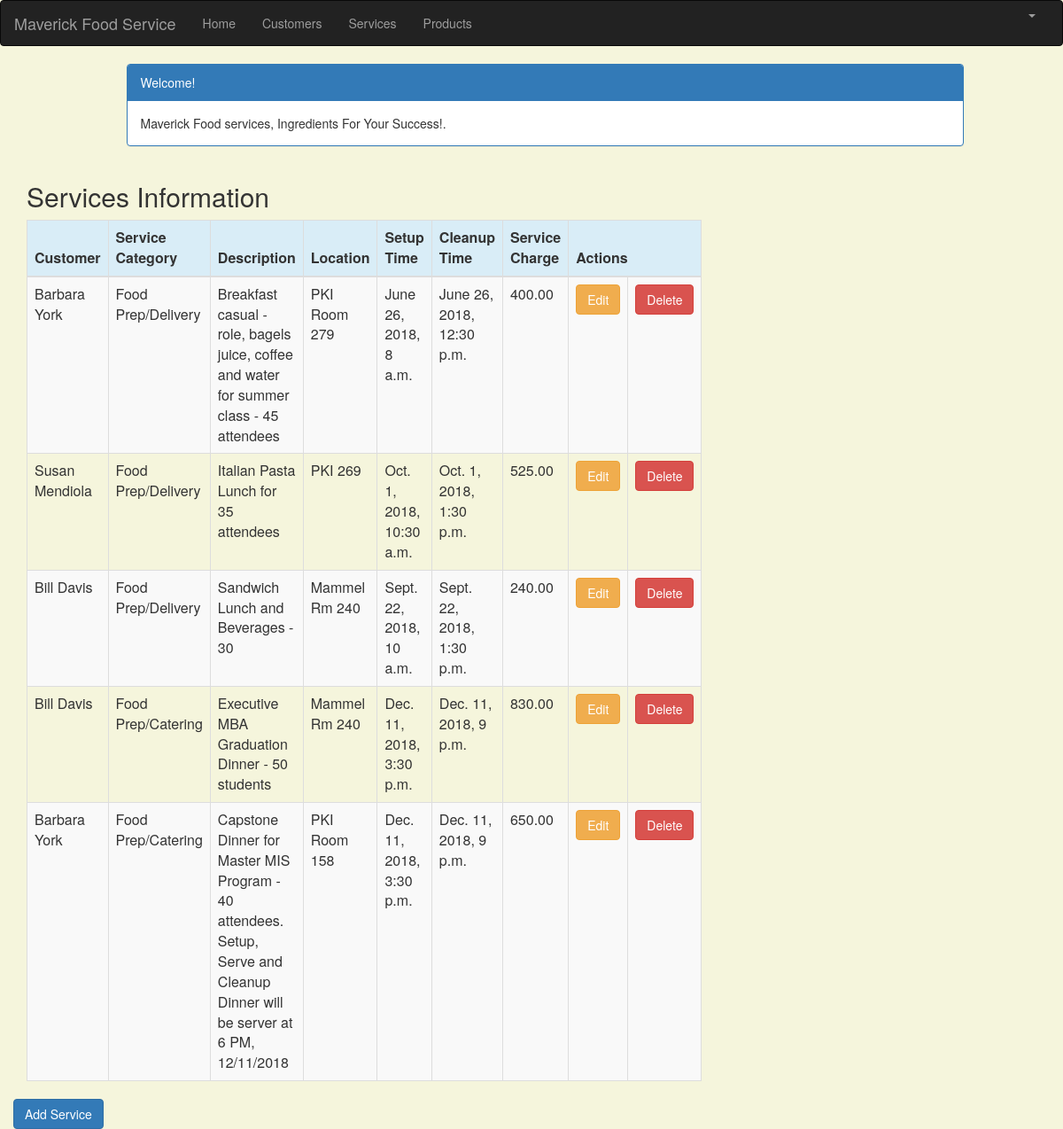
Screenshot of /service_list (signed in) with the database file from the repository.
### crm/models.py (models this page shows, shortened)
class Service(models.Model):
    cust_name = models.ForeignKey(Customer, on_delete=models.CASCADE, related_name='services')
    service_category = models.CharField(max_length=100)
    description = models.TextField()
    location = models.CharField(max_length=200)
    setup_time = models.DateTimeField(
        default=timezone.now)
    cleanup_time = models.DateTimeField(
        default=timezone.now)
    service_charge = models.DecimalField(max_digits=10, decimal_places=2)
    created_date = models.DateTimeField(
        default=timezone.now)
    updated_date = models.DateTimeField(auto_now_add=True)

class Customer(models.Model):
    cust_name = models.CharField(max_length=50)
    organization = models.CharField(max_length=100, blank=True)
    role = models.CharField(max_length=100)
    email = models.EmailField(max_length=100)
    bldgroom = models.CharField(max_length=100)
    address = models.CharField(max_length=200)
    account_number = models.IntegerField(blank=False, null=False)
    city = models.CharField(max_length=50)
    state = models.CharField(max_length=50)
    zipcode = models.CharField(max_length=10)
    phone_number = models.CharField(max_length=50)
    created_date = models.DateTimeField(
        default=timezone.now)
    updated_date = models.DateTimeField(auto_now_add=True)
    def __str__(self):
        return str(self.cust_name)

### crm/views.py (the view)
# urls.py: path('service_list', views.service_list, name='service_list'),
@login_required
def service_list(request):
   services = Service.objects.filter(created_date__lte=timezone.now())
   return render(request, 'crm/service_list.html', {'services': services})

### crm/templates/crm/service_list.html (shortened to what this page needs)
{% extends 'crm/base.html' %}
{% block content %}
    <html>
    <head>
        <link rel="stylesheet" href="https://maxcdn.bootstrapcdn.com/bootstrap/3.3.4/css/bootstrap.min.css">
    </head>
    <body>
    <div class="container">
        <div class="row">
            <div class="col-md-10 col-md-offset-1">
                <div class="panel panel-primary">
                    <div class="panel-heading">Welcome!</div>
                    <div class="panel-body">
                        Maverick Food services, Ingredients For Your Success!.
                    </div>
                </div>
            </div>
        </div>
    </div>
    <div class="row">
        <h2 style="padding-left: 15Px">Services Information</h2>
    </div>
    <div>
        <table class="table table-striped table-bordered table-hover">
            <thead>
            <tr class="bg-info">
                <th>Customer</th>
                <th>Service Category</th>
                <th>Description</th>
                <th>Location</th>
                <th>Setup Time</th>
                <th>Cleanup Time</th>
                <th>Service Charge</th>
                <th colspan="3">Actions</th>
            </tr>
            </thead>
            <tbody>
            {% for service in services %}
                <tr>
                    <td>{{ service.cust_name }}</td>
                    <td>{{ service.service_category }}</td>
                     <td>{{ service.description }}</td>
                    <td>{{ service.location }}</td>
                    <td>{{ service.setup_time }}</td>
                    <td>{{ service.cleanup_time }}</td>
                    <td>{{ service.service_charge }}</td>
                    <td><a href="{% url 'crm:service_edit' pk=service.pk %}"
                           class="btn btn-warning">Edit</a>
                    </td>
                    <td><a href="{% url 'crm:service_delete' pk=service.pk %}"
                           onclick="return confirm('Are you sure you want to delete?')"
                           class="btn btn-danger">Delete</a>
                    </td>
                </tr>
            {% endfor %}
            </tbody>
        </table>
     <div class="row">
         <a href="{% url 'crm:service_new' %}" class="row"><span
                    class="btn btn-primary">Add Service</span></a>
     </div>
    </div>
    </body>
    </html>
{% endblock %}

### crm/templates/crm/base.html (shortened to what this page needs)
{% load staticfiles %}
<html lang="en">
<head>
    <link rel="stylesheet" href="https://maxcdn.bootstrapcdn.com/bootstrap/3.3.7/css/bootstrap.min.css">
</head>
<body id="app-layout">
<nav class="navbar navbar-inverse">
    <div class="container-fluid">
        <div class="navbar-header">
            <a class="navbar-brand" href="/">
                Maverick Food Service
            </a>
        </div>
        <div class="collapse navbar-collapse" id="myNavbar">
            <ul class="nav navbar-nav">
                <li><a href="{% url 'crm:home' %}">Home</a></li>
                <li><a href="{% url 'crm:customer_list' %}">Customers</a></li>
               <li><a href="{% url 'crm:service_list' %}">Services</a></li>
                <li><a href="{% url 'crm:product_list' %}">Products</a></li>
            </ul>
            <ul class="nav navbar-nav navbar-right">
                {% if user.is_authenticated %}
                    <li class="dropdown">
                        <a href="#" class="dropdown-toggle" data-toggle="dropdown" role="button" aria-expanded="false">
                            <span class="caret"></span>
                        </a>
                    </li>
                {% else %}
                    <li><a href="{% url 'login' %}"><span class="glyphicon glyphicon-log-in"></span> Login</a></li>
                {% endif %}
            </ul>
        </div>
    </div>
</nav>
<div class="content container">
    <div class="row">
        <div class="col-md-8">
            {% block content %}{% endblock %}
        </div>
    </div>
</body>
</html>

### crm/templates/crm/base.html (style rules this page uses)
.navbar { margin-bottom: 0; border-radius: 0; }

### crm/templates/crm/service_list.html (style rules this page uses)
body { background-color: beige; }

### rows the page displays
Service: cust_name "Barbara York", service_category "Food Prep/Delivery", description "Breakfast casual - role, bagels juice, coffee and water for summer class - 45 attendees", location "PKI Room 279", setup_time "June 26, 2018, 8 a.m.", cleanup_time "June 26, 2018, 12:30 p.m.", service_charge "400.00"
Service: cust_name "Susan Mendiola", service_category "Food Prep/Delivery", description "Italian Pasta Lunch for 35 attendees", location "PKI 269", setup_time "Oct. 1, 2018, 10:30 a.m.", cleanup_time "Oct. 1, 2018, 1:30 p.m.", service_charge "525.00"
Service: cust_name "Bill Davis", service_category "Food Prep/Delivery", description "Sandwich Lunch and Beverages - 30", location "Mammel Rm 240", setup_time "Sept. 22, 2018, 10 a.m.", cleanup_time "Sept. 22, 2018, 1:30 p.m.", service_charge "240.00"
Service: cust_name "Bill Davis", service_category "Food Prep/Catering", description "Executive MBA Graduation Dinner - 50 students", location "Mammel Rm 240", setup_time "Dec. 11, 2018, 3:30 p.m.", cleanup_time "Dec. 11, 2018, 9 p.m.", service_charge "830.00"
Service: cust_name "Barbara York", service_category "Food Prep/Catering", description "Capstone Dinner for Master MIS Program - 40 attendees. Setup, Serve and Cleanup Dinner will be server at 6 PM, 12/11/2018", location "PKI Room 158", setup_time "Dec. 11, 2018, 3:30 p.m.", cleanup_time "Dec. 11, 2018, 9 p.m.", service_charge "650.00"
